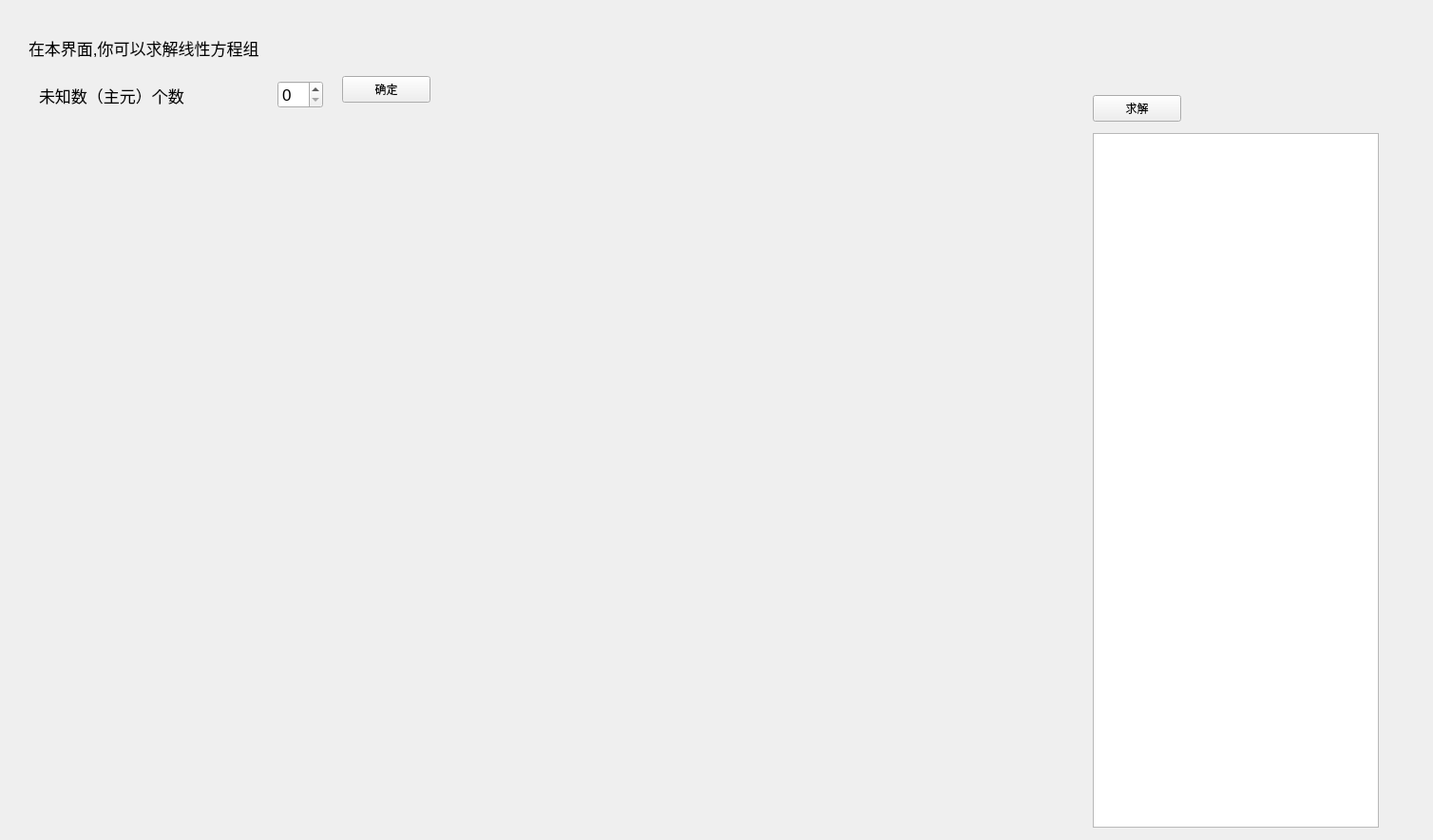
<?xml version="1.0" encoding="UTF-8"?>
<ui version="4.0">
 <class>LinearEquation_guiClass</class>
 <widget class="QWidget" name="LinearEquation_guiClass">
  <property name="geometry">
   <rect>
    <x>0</x>
    <y>0</y>
    <width>1508</width>
    <height>884</height>
   </rect>
  </property>
  <property name="windowTitle">
   <string>LinearEquation_gui</string>
  </property>
  <widget class="QLabel" name="label">
   <property name="geometry">
    <rect>
     <x>30</x>
     <y>20</y>
     <width>321</width>
     <height>61</height>
    </rect>
   </property>
   <property name="font">
    <font>
     <pointsize>13</pointsize>
    </font>
   </property>
   <property name="text">
    <string>在本界面,你可以求解线性方程组</string>
   </property>
  </widget>
  <widget class="QWidget" name="verticalLayoutWidget">
   <property name="geometry">
    <rect>
     <x>30</x>
     <y>140</y>
     <width>1101</width>
     <height>731</height>
    </rect>
   </property>
   <layout class="QVBoxLayout" name="verticalLayout"/>
  </widget>
  <widget class="QWidget" name="horizontalLayoutWidget">
   <property name="geometry">
    <rect>
     <x>30</x>
     <y>60</y>
     <width>321</width>
     <height>80</height>
    </rect>
   </property>
   <layout class="QHBoxLayout" name="HL">
    <item>
     <widget class="QLabel" name="label_2">
      <property name="font">
       <font>
        <pointsize>13</pointsize>
       </font>
      </property>
      <property name="text">
       <string>未知数（主元）个数</string>
      </property>
     </widget>
    </item>
    <item>
     <spacer name="horizontalSpacer">
      <property name="orientation">
       <enum>Qt::Horizontal</enum>
      </property>
      <property name="sizeHint" stdset="0">
       <size>
        <width>40</width>
        <height>20</height>
       </size>
      </property>
     </spacer>
    </item>
    <item>
     <widget class="QSpinBox" name="spinBox">
      <property name="font">
       <font>
        <pointsize>13</pointsize>
       </font>
      </property>
     </widget>
    </item>
   </layout>
  </widget>
  <widget class="QPushButton" name="change">
   <property name="geometry">
    <rect>
     <x>360</x>
     <y>80</y>
     <width>93</width>
     <height>28</height>
    </rect>
   </property>
   <property name="text">
    <string>确定</string>
   </property>
  </widget>
  <widget class="QPushButton" name="get_answer">
   <property name="geometry">
    <rect>
     <x>1150</x>
     <y>100</y>
     <width>93</width>
     <height>28</height>
    </rect>
   </property>
   <property name="text">
    <string>求解</string>
   </property>
  </widget>
  <widget class="QPlainTextEdit" name="plainTextEdit">
   <property name="geometry">
    <rect>
     <x>1150</x>
     <y>140</y>
     <width>301</width>
     <height>731</height>
    </rect>
   </property>
  </widget>
 </widget>
 <layoutdefault spacing="6" margin="11"/>
 <resources>
  <include location="LinearEquation_gui.qrc"/>
 </resources>
 <connections>
  <connection>
   <sender>change</sender>
   <signal>clicked()</signal>
   <receiver>LinearEquation_guiClass</receiver>
   <slot>change_equation()</slot>
   <hints>
    <hint type="sourcelabel">
     <x>411</x>
     <y>93</y>
    </hint>
    <hint type="destinationlabel">
     <x>643</x>
     <y>86</y>
    </hint>
   </hints>
  </connection>
  <connection>
   <sender>get_answer</sender>
   <signal>clicked()</signal>
   <receiver>LinearEquation_guiClass</receiver>
   <slot>push_get_answer_button()</slot>
   <hints>
    <hint type="sourcelabel">
     <x>1211</x>
     <y>112</y>
    </hint>
    <hint type="destinationlabel">
     <x>896</x>
     <y>41</y>
    </hint>
   </hints>
  </connection>
 </connections>
 <slots>
  <slot>change_equation()</slot>
  <slot>push_get_answer_button()</slot>
 </slots>
</ui>
